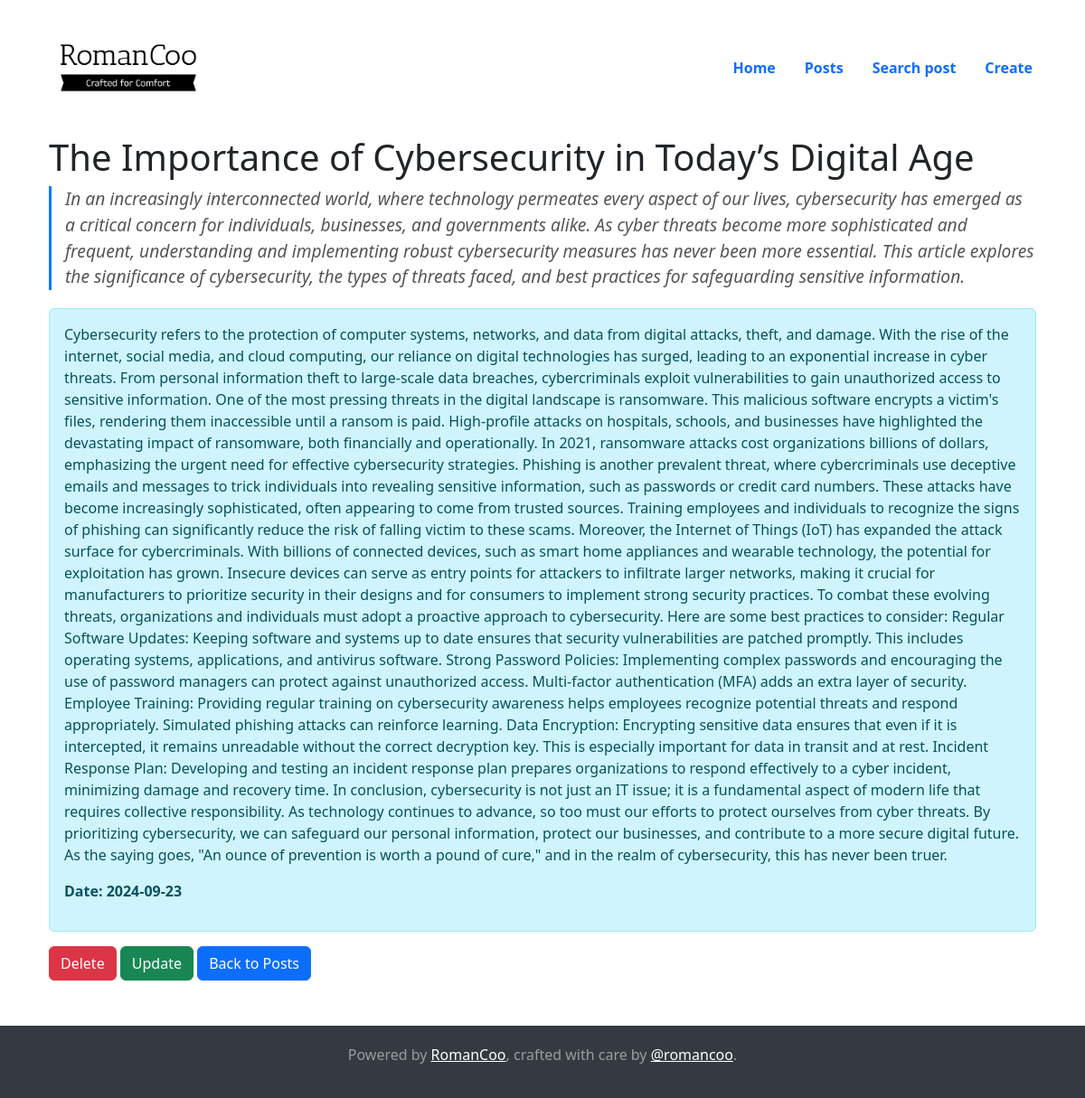
The page /posts/2 on the database its author committed.
### app.py (models this page shows, shortened)
class Article(db.Model):
    id = db.Column(db.Integer, primary_key=True)
    title = db.Column(db.String(100), nullable=False)
    intro = db.Column(db.String(300), nullable=False)
    text = db.Column(db.Text, nullable=False)
    date = db.Column(db.DateTime, default=datetime.utcnow)

### app.py (the view)
@app.route('/posts/<int:id>')
def post_detail(id):
    article = Article.query.get_or_404(id)
    return render_template('post_detail.html', article=article)

### templates/post_detail.html (shortened to what this page needs)
{% extends 'base.html' %}
{% block body %}
    <div class="container">
        <h1>{{ article.title }}</h1>
        <p class="intro-text">{{ article.intro }}</p>
        <div class="alert alert-info">
            <p>{{ article.text }}</p>
            <p><b>Date: {{ article.date.strftime('%Y-%m-%d') }}</b></p>
        </div>
        <form action="{{ url_for('post_delete', id=article.id) }}" method="POST"  class="but">
            <button type="submit" class="btn btn-danger">Delete</button>
            <a href="/posts/{{ article.id }}/update" class="btn btn-success">Update</a>
            <a href="{{ url_for('posts') }}" class="btn btn-primary">Back to Posts</a>
        </form>
    </div>
{% endblock %}

### static/css/main.css (style rules this page uses)
body { padding-left: 20px; }
.intro-text { font-size: 1.2em; color: #555; margin-bottom: 20px; font-style: italic; border-left: 3px solid #007bff; padding-left: 15px; }
html, body { height: 100%; }
body { display: flex; flex-direction: column; margin: 0; }
body, html { margin: 0; padding: 0; }
.container { padding-left: 0; padding-right: 0; width: 100%; }
.but { margin-bottom: 50px; }

### rows shown on the page
Article: title "The Importance of Cybersecurity in Today’s Digital Age", intro "In an increasingly interconnected world, where technology permeates every aspect of our lives, cybersecurity has emerged as a critical concern for individuals, businesses, and governments alike. As cyber threats become more sophisticated and frequent, understanding and implementing robust cybersecurity measures has never been more essential. This article explores the significance of cybersecurity, the types of threats faced, and best practices for safeguarding sensitive information.", text "Cybersecurity refers to the protection of computer systems, networks, and data from digital attacks, theft, and damage. With the rise of the internet, social media, and cloud computing, our reliance on digital technologies has surged, leading to an exponential increase in cyber threats. From personal information theft to large-scale data breaches, cybercriminals exploit vulnerabilities to gain unauthorized access to sensitive information. One of the most pressing threats in the digital landscape is ransomware. This malicious software encrypts a victim's files, rendering them inaccessible until a ransom is paid. High-profile attacks on hospitals, schools, and businesses have highlighted the…", date "2024-09-23"
